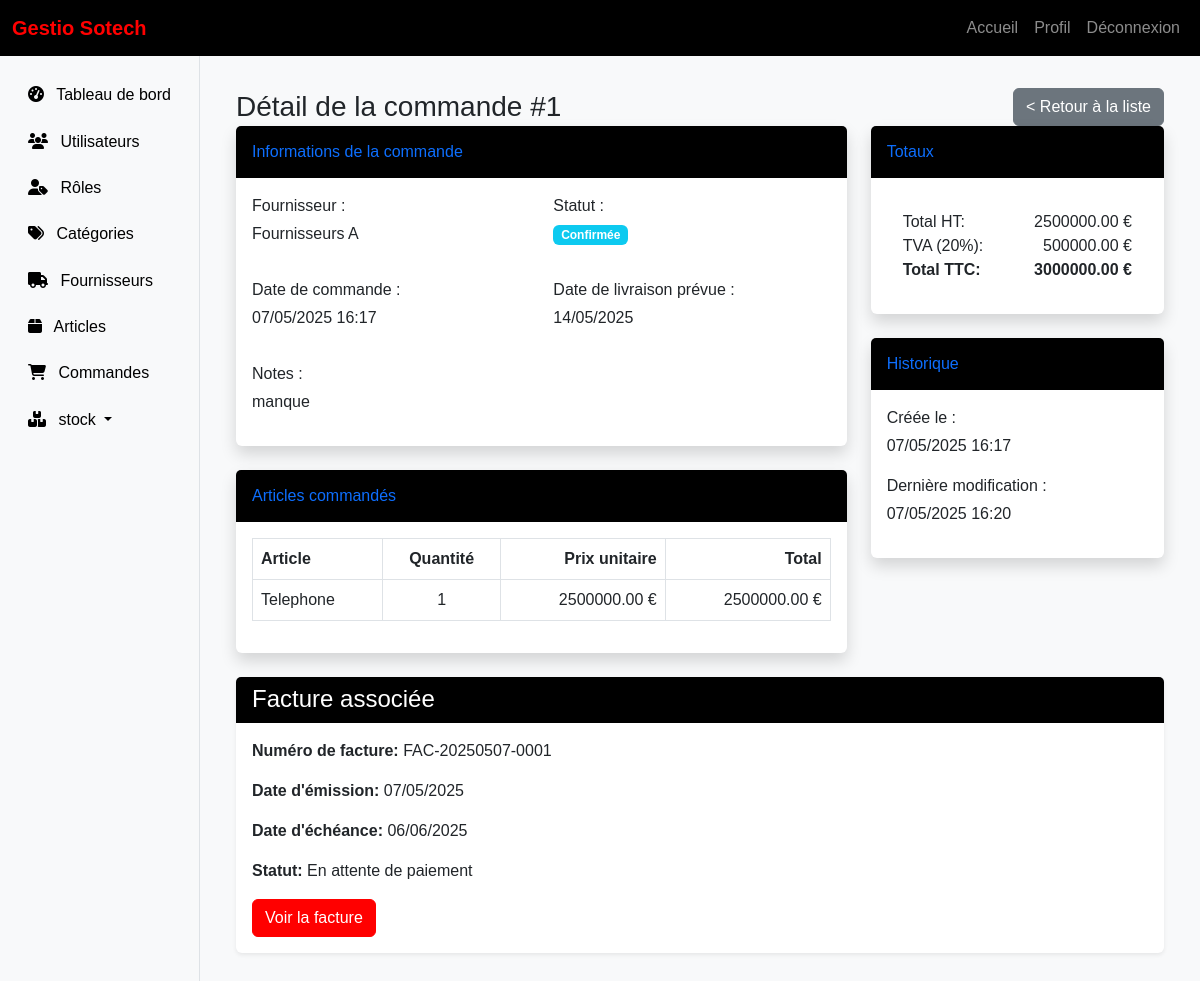
Screenshot of /commandes/1/ (signed in) with the database file from the repository.
### core/models.py (models this page shows, shortened)
class Commande(models.Model):
    STATUT_CHOICES = [
        ('en_attente', 'En attente'),
        ('confirmee', 'Confirmée'),
        ('en_cours', 'En cours de livraison'),
        ('livree', 'Livrée'),
        ('annulee', 'Annulée'),
    ]
    fournisseur = models.ForeignKey(Fournisseur, on_delete=models.CASCADE)
    utilisateur = models.ForeignKey(Utilisateur, on_delete=models.CASCADE, null=True, blank=True)
    date_commande = models.DateTimeField(auto_now_add=True)
    date_livraison_prevue = models.DateField(null=True, blank=True)
    date_livraison_reelle = models.DateField(null=True, blank=True)
    statut = models.CharField(max_length=20, choices=STATUT_CHOICES, default='en_attente')
    notes = models.TextField(blank=True)
    total_ht = models.DecimalField(max_digits=10, decimal_places=2, default=0)
    total_ttc = models.DecimalField(max_digits=10, decimal_places=2, default=0)
    date_creation = models.DateTimeField(auto_now_add=True)
    date_modification = models.DateTimeField(auto_now=True)
    @property
    def montant_tva(self):
        return self.total_ttc - self.total_ht

class Fournisseur(models.Model):
    nom = models.CharField(max_length=100)
    adresse = models.TextField()
    telephone = models.CharField(max_length=15)
    email = models.EmailField()
    date_creation = models.DateTimeField(auto_now_add=True)
    date_modification = models.DateTimeField(auto_now=True)

class LigneCommande(models.Model):
    commande = models.ForeignKey(Commande, on_delete=models.CASCADE, related_name='lignes')
    article = models.ForeignKey(Article, on_delete=models.CASCADE)
    quantite = models.IntegerField()
    prix_unitaire = models.DecimalField(max_digits=10, decimal_places=2)
    date_creation = models.DateTimeField(auto_now_add=True)
    date_modification = models.DateTimeField(auto_now=True)
    @property
    def total(self):
        return self.prix_unitaire * self.quantite

class Article(models.Model):
    nom = models.CharField(max_length=200)
    description = models.TextField()
    categorie = models.ForeignKey(Categorie, on_delete=models.CASCADE)
    fournisseur = models.ForeignKey(Fournisseur, on_delete=models.CASCADE)
    prix_achat = models.DecimalField(max_digits=10, decimal_places=2)
    prix_vente = models.DecimalField(max_digits=10, decimal_places=2)
    seuil_alerte = models.IntegerField(default=10, help_text="Seuil d'alerte pour le réapprovisionnement")
    date_creation = models.DateTimeField(auto_now_add=True)
    date_modification = models.DateTimeField(auto_now=True)

class Facture(models.Model):
    STATUT_CHOICES = [
        ('en_attente', 'En attente de paiement'),
        ('payee', 'Payée'),
        ('annulee', 'Annulée'),
    ]
    commande = models.OneToOneField(Commande, on_delete=models.CASCADE, related_name='facture')
    numero = models.CharField(max_length=50, unique=True)
    date_emission = models.DateTimeField(auto_now_add=True)
    date_echeance = models.DateField()
    statut = models.CharField(max_length=20, choices=STATUT_CHOICES, default='en_attente')
    total_ht = models.DecimalField(max_digits=10, decimal_places=2)
    total_ttc = models.DecimalField(max_digits=10, decimal_places=2)
    notes = models.TextField(blank=True)
    date_creation = models.DateTimeField(auto_now_add=True)
    date_modification = models.DateTimeField(auto_now=True)

### core/views.py (the view)
# urls.py: path('commandes/<int:pk>/', views.detail_commande, name='detail_commande'),
@login_required
def detail_commande(request, pk):
    commande = get_object_or_404(Commande, pk=pk)
    facture = getattr(commande, 'facture', None)  # Récupère la facture associée si elle existe
    return render(request, 'core/commandes/detail.html', {
        'commande': commande,
        'facture': facture
    })

### templates/core/commandes/detail.html (shortened to what this page needs)
{% extends 'base.html' %}
{% load static %}
{% load commande_filters %}
{% block content %}
<div class="container-fluid">
    <div class="page-header">
        <div class="d-flex justify-content-between align-items-center">
            <h1 class="h3 mb-0 text-gray-800">Détail de la commande #{{ commande.id }}</h1>
            <div>
                <a href="{% url 'liste_commandes' %}" class="btn btn-secondary">&lt; Retour à la liste</a>
            </div>
        </div>
    </div>
    <div class="row">
        <div class="col-lg-8">
            <div class="card shadow mb-4">
                <div class="card-header py-3">
                    <h6 class="m-0 font-weight-bold text-primary">Informations de la commande</h6>
                </div>
                <div class="card-body">
                    <div class="row mb-3">
                        <div class="col-md-6">
                            <p class="mb-1"><span class="info-label">Fournisseur :</span></p>
                            <p class="info-value">{{ commande.fournisseur.nom }}</p>
                        </div>
                        <div class="col-md-6">
                            <p class="mb-1"><span class="info-label">Statut :</span></p>
                            <p>
                                {% if commande.statut == 'en_attente' %}
                                <span class="badge bg-warning status-badge">En attente</span>
                                {% elif commande.statut == 'confirmee' %}
                                <span class="badge bg-info status-badge">Confirmée</span>
                                {% elif commande.statut == 'en_cours' %}
                                <span class="badge bg-primary status-badge">En cours de livraison</span>
                                {% elif commande.statut == 'livree' %}
                                <span class="badge bg-success status-badge">Livrée</span>
                                {% elif commande.statut == 'annulee' %}
                                <span class="badge bg-danger status-badge">Annulée</span>
                                {% endif %}
                            </p>
                        </div>
                    </div>
                    <div class="row mb-3">
                        <div class="col-md-6">
                            <p class="mb-1"><span class="info-label">Date de commande :</span></p>
                            <p class="info-value">{{ commande.date_commande|date:"d/m/Y H:i" }}</p>
                        </div>
                        <div class="col-md-6">
                            <p class="mb-1"><span class="info-label">Date de livraison prévue :</span></p>
                            <p class="info-value">{{ commande.date_livraison_prevue|date:"d/m/Y" }}</p>
                        </div>
                    </div>
                    {% if commande.notes %}
                    <div class="row">
                        <div class="col-12">
                            <p class="mb-1"><span class="info-label">Notes :</span></p>
                            <p class="info-value">{{ commande.notes }}</p>
                        </div>
                    </div>
                    {% endif %}
                </div>
            </div>
            <div class="card shadow mb-4">
                <div class="card-header py-3">
                    <h6 class="m-0 font-weight-bold text-primary">Articles commandés</h6>
                </div>
                <div class="card-body">
                    <div class="table-responsive">
                        <table class="table table-bordered">
                            <thead>
                                <tr>
                                    <th>Article</th>
                                    <th class="text-center">Quantité</th>
                                    <th class="text-end">Prix unitaire</th>
                                    <th class="text-end">Total</th>
                                </tr>
                            </thead>
                            <tbody>
                                {% for ligne in commande.lignes.all %}
                                <tr>
                                    <td>{{ ligne.article.nom }}</td>
                                    <td class="text-center">{{ ligne.quantite }}</td>
                                    <td class="text-end">{{ ligne.prix_unitaire }} €</td>
                                    <td class="text-end">{{ ligne.total }} €</td>
                                </tr>
                                {% endfor %}
                            </tbody>
                        </table>
                    </div>
                </div>
            </div>
        </div>
        <div class="col-lg-4">
            <div class="card shadow mb-4">
                <div class="card-header py-3">
                    <h6 class="m-0 font-weight-bold text-primary">Totaux</h6>
                </div>
                <div class="card-body">
                    <div class="totals-card">
                        <div class="card-body">
                            <div class="row">
                                <div class="col-6">Total HT:</div>
                                <div class="col-6 text-end">{{ commande.total_ht }} €</div>
                            </div>
                            <div class="row">
                                <div class="col-6">TVA (20%):</div>
                                <div class="col-6 text-end">{{ commande.montant_tva }} €</div>
                            </div>
                            <div class="row">
                                <div class="col-6"><strong>Total TTC:</strong></div>
                                <div class="col-6 text-end"><strong>{{ commande.total_ttc }} €</strong></div>
                            </div>
                        </div>
                    </div>
                </div>
            </div>
            <div class="card shadow mb-4">
                <div class="card-header py-3">
                    <h6 class="m-0 font-weight-bold text-primary">Historique</h6>
                </div>
                <div class="card-body">
                    <p class="mb-1"><span class="info-label">Créée le :</span></p>
                    <p class="info-value">{{ commande.date_creation|date:"d/m/Y H:i" }}</p>
                    <p class="mb-1"><span class="info-label">Dernière modification :</span></p>
                    <p class="info-value">{{ commande.date_modification|date:"d/m/Y H:i" }}</p>
                </div>
            </div>
        </div>
    </div>
    {% if facture %}
    <div class="row mb-4">
        <div class="col">
            <div class="card">
                <div class="card-header">
                    <h4 class="mb-0">Facture associée</h4>
                </div>
                <div class="card-body">
                    <p><strong>Numéro de facture:</strong> {{ facture.numero }}</p>
                    <p><strong>Date d'émission:</strong> {{ facture.date_emission|date:"d/m/Y" }}</p>
                    <p><strong>Date d'échéance:</strong> {{ facture.date_echeance|date:"d/m/Y" }}</p>
                    <p><strong>Statut:</strong> {{ facture.get_statut_display }}</p>
                    <a href="{% url 'detail_facture' facture.id %}" class="btn btn-primary">Voir la facture</a>
                </div>
            </div>
        </div>
    </div>
    {% endif %}
</div>
{% endblock %}

### static/css/style.css (style rules this page uses)
:root { --primary-color: #ff0000; --secondary-color: #000000; --light-gray: #f8f9fa; --dark-gray: #343a40; }
body { font-family: 'Arial', sans-serif; background-color: var(--light-gray); }
.btn-primary { background-color: var(--primary-color); border-color: var(--primary-color); }
.card { border: none; box-shadow: 0 0.125rem 0.25rem rgba(0, 0, 0, 0.075); }
.card-header { background-color: var(--secondary-color); color: white; }

### rows the page displays
Commande: id "1", fournisseur.nom "Fournisseurs A", date_commande "07/05/2025 16:17", date_livraison_prevue "14/05/2025", notes "manque", total_ht "2500000.00", montant_tva "500000.00", total_ttc "3000000.00", date_creation "07/05/2025 16:17", date_modification "07/05/2025 16:20"
LigneCommande: article.nom "Telephone", quantite "1", prix_unitaire "2500000.00", total "2500000.00"
Facture: numero "FAC-20250507-0001", date_emission "07/05/2025", date_echeance "06/06/2025", statut "En attente de paiement"
